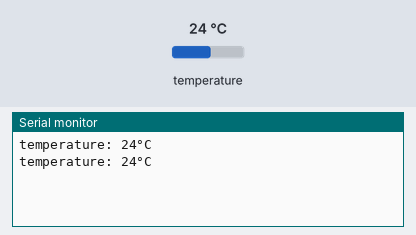
The sketch below on a simulated Arduino Uno, built with avr-gcc and run on an emulated ATmega328P. Shown: the last lines printed to the serial monitor. The inputs (shaded band) are chosen by the test bench; at power-on: temperature 24 °C.

Above: at 3.3 s.
3.4 s: temperature set to 12 °C
At 4.9 s:
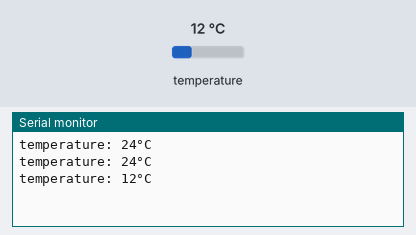
5.9 s: temperature set to 19 °C
At 7.4 s:
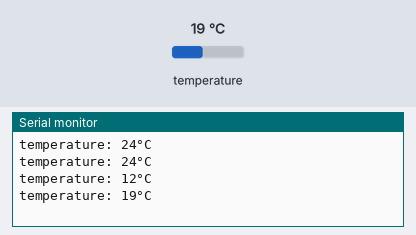
Timing chart, 0 to 8.9 s (numbered marks = the images above; inputs shaded):
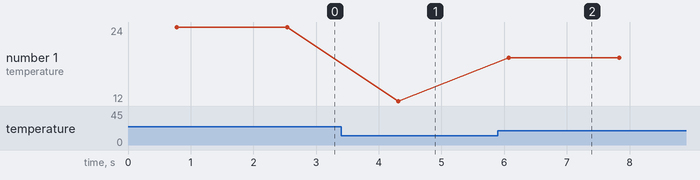

Measured:
- after the input at 3.4 s, the serial monitor: prints a new line after 0.91 s (image 1)
- after the input at 5.9 s, the serial monitor: prints a new line after 0.17 s (image 2)
- plotted number 1: 24 → 12 after the input at 3.4 s, 12 → 19 after the input at 5.9 s

The sketch:

DS18B20__DallasTemperature_Sensor.ino
```cpp
#include <OneWire.h>
#include <DallasTemperature.h>

#define ONE_WIRE_BUS 14

OneWire oneWire(ONE_WIRE_BUS);

DallasTemperature sensors(&oneWire);

void setup()
{
  Serial.begin(9600);
  sensors.begin();
}

void loop() {
  sensors.requestTemperatures();
  int tempread = sensors.getTempCByIndex(0) ;
  //int temp = tempread + 7300;
  Serial.print("temperature: ");
  Serial.print(tempread);
  Serial.println("°C");
  delay(1000);
}
```
